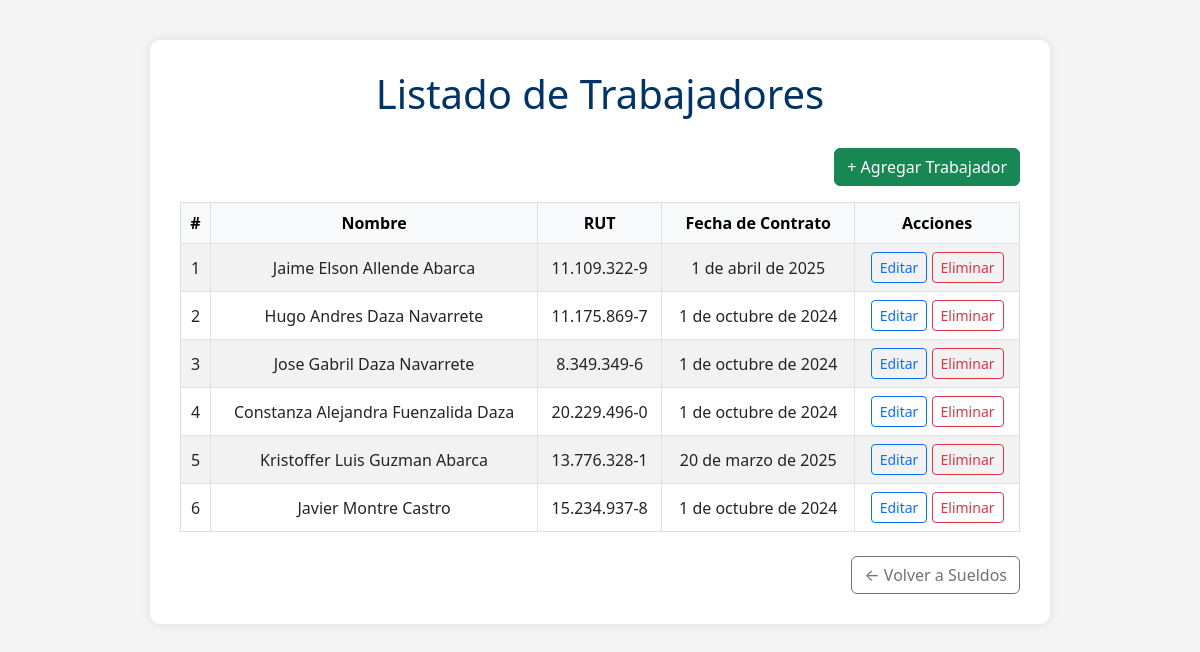
Screenshot of /sueldos/trabajadores/ with the database file from the repository.
### sueldos/models.py (models this page shows, shortened)
class Trabajador(models.Model):
    nombre = models.CharField(max_length=100)
    rut = models.CharField(max_length=12, unique=True)
    fecha_contrato = models.DateField()

### sueldos/views.py (the view)
# urls.py: path('trabajadores/', views.listar_trabajadores, name='listar_trabajadores'),
def listar_trabajadores(request):
    trabajadores = Trabajador.objects.all()
    return render(request, 'listar_trabajadores.html', {'trabajadores': trabajadores})

### sueldos/templates/listar_trabajadores.html (shortened to what this page needs)
{% load static %}
<!DOCTYPE html>
<html lang="es">
<head>
  <link href="https://cdn.jsdelivr.net/npm/bootstrap@5.3.0/dist/css/bootstrap.min.css" rel="stylesheet">
</head>
<body>
  <div class="container">
    <h1>Listado de Trabajadores</h1>
    <div class="mb-3 text-end">
      <a href="{% url 'registrar_trabajador' %}" class="btn btn-success">+ Agregar Trabajador</a>
    </div>
    <table class="table table-bordered table-striped">
      <thead class="table-light">
        <tr>
          <th>#</th>
          <th>Nombre</th>
          <th>RUT</th>
          <th>Fecha de Contrato</th>
          <th>Acciones</th>
        </tr>
      </thead>
      <tbody>
        {% for t in trabajadores %}
          <tr>
            <td>{{ forloop.counter }}</td>
            <td>{{ t.nombre }}</td>
            <td>{{ t.rut }}</td>
            <td>{{ t.fecha_contrato }}</td>
            <td>
              <a href="{% url 'editar_trabajador' t.id %}" class="btn btn-sm btn-outline-primary">Editar</a>
              <a href="{% url 'eliminar_trabajador' t.id %}" class="btn btn-sm btn-outline-danger" onclick="return confirm('¿Estás seguro de que deseas eliminar este trabajador?');">Eliminar</a>
            </td>
          </tr>
        {% empty %}
          <tr>
            <td colspan="5" class="text-center text-muted">No hay trabajadores registrados.</td>
          </tr>
        {% endfor %}
      </tbody>
    </table>
    <div class="text-end mt-4">
      <a href="{% url 'listar_sueldos' %}" class="btn btn-outline-secondary">← Volver a Sueldos</a>
    </div>
  </div>
</body>
</html>

### sueldos/templates/listar_trabajadores.html (style rules this page uses)
body { background-color: #f4f4f4; padding: 40px; }
.container { max-width: 900px; margin: auto; background: white; padding: 30px; border-radius: 10px; box-shadow: 0 0 10px rgba(0,0,0,0.1); }
h1 { text-align: center; margin-bottom: 30px; color: #003366; }
.table th, .table td { vertical-align: middle; text-align: center; }

### rows the page displays
Trabajador: nombre "Jaime Elson Allende Abarca", rut "11.109.322-9", fecha_contrato "1 de abril de 2025"
Trabajador: nombre "Hugo Andres Daza Navarrete", rut "11.175.869-7", fecha_contrato "1 de octubre de 2024"
Trabajador: nombre "Jose Gabril Daza Navarrete", rut "8.349.349-6", fecha_contrato "1 de octubre de 2024"
Trabajador: nombre "Constanza Alejandra Fuenzalida Daza", rut "20.229.496-0", fecha_contrato "1 de octubre de 2024"
Trabajador: nombre "Kristoffer Luis Guzman Abarca", rut "13.776.328-1", fecha_contrato "20 de marzo de 2025"
Trabajador: nombre "Javier Montre Castro", rut "15.234.937-8", fecha_contrato "1 de octubre de 2024"
